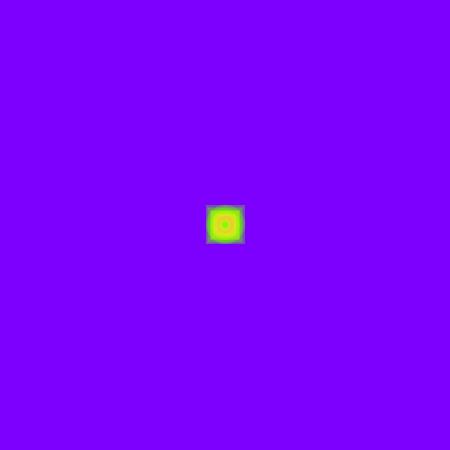
Frame 1 (no input)
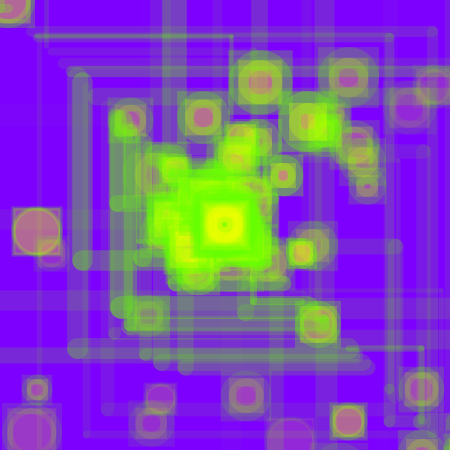
Frame 60 (the mouse pressed at the canvas centre just before this capture)
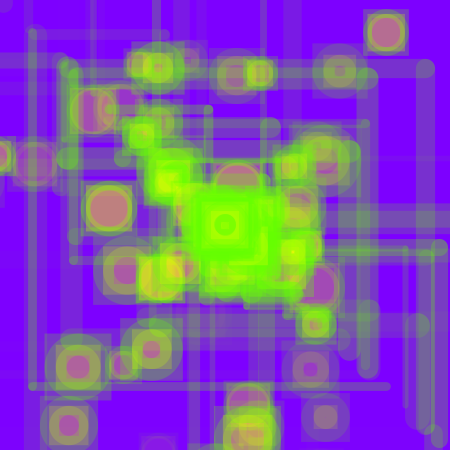
Frame 120 (the mouse held since frame 60 and released just before this capture)

The Processing sketch that drew these frames (run headless with seeded random() and noise(); from frame 60 on, the mouse is pressed at the canvas centre):

// Processing sketch: processing_116518
// ── processing_116518.pde

int maxParticles=300; // max number of particles. real particles count depends on ppf and its lifetime
int addPPF=2;         // number of particles per frame added
ArrayList particles;
  
void setup(){
  size(450,450);
  frameRate(30);
  smooth();
  background(0);
  noStroke();
    
  particles = new ArrayList();
}
  
void draw(){
  background(125,0,255); 
    
  if(particles.size()<maxParticles){
    /* add particle(s) */
    for(int i=1; i<=addPPF; i++){
      particles.add(new Particles());
    }
  }
  
  /* run trought all Balls and make some action */
  for(int j=0; j<particles.size(); j++){
    Particles particle = (Particles)particles.get(j);
    /* if particle still alive */
    if( particle.alive() ){
      /* update x/y positions */
      particle.position();
      /* now draw as cirle */
      stroke(100,255,0, particle.lt);
      strokeWeight(random(4,25));
      fill(255,255,0, particle.lt);
      ellipse(particle.x, particle.y, particle.r, particle.r);
      rectMode(CENTER);
      rect(particle.x, particle.y, particle.r, particle.r);
      line(particle.x, particle.x, particle.y, particle.x);
      line(particle.y, particle.y, particle.y, particle.x);
    }else{
      /* if lifetime is running out, delete */
      particles.remove(j);
    }
  }
}
  
public class Particles {
  float r, x, y, _x, _y, dx=0, dy=0, lt;
     
  /* init start-values */
  public Particles() {
    /* start position center */
    x=width/2;
    y=height/2;
    /* now random values to make it non-linear */
    lt=random(50,100);       // lifetime in frames
    r=random(20, 50);        // circle Radius
    _x=random(-0.5, 0.5);    // stepwidth in x-pos (left, right)
    _y=random(-0.5, 0.5);    // stepwidth in y-pos (up, down)
  }
  
  public void position() {
    /* stepwidth increases, circlespeed is exponential */
    dx+=_x;
    dy+=_y;
    x+=dx;
    y+=dy;
  }
  
  public boolean alive(){
     if(lt<=0){ return false; }else{ lt--; return true; }
  }
}
